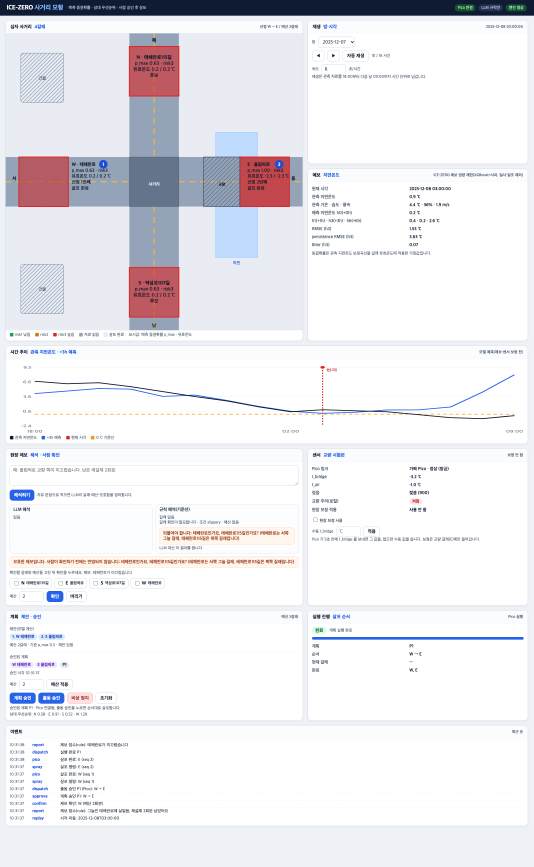
#> input picture archive/icezero_model/docs/dashboard.png, 1600 x 2600 px (shown at 1/3 size)
$ python -i capture_dashboard.py   (imports and definitions only)
#> lines starting #> are read from the running program, lines starting #| are printed output that depends on the picture
#!/usr/bin/env python3
"""가이드 PDF용 대시보드 화면을 만든다(실제 엔진, LLM 없이, 가짜 Pico).

    python3 icezero_model/docs/capture_dashboard.py   → docs/dashboard.png

서버를 임시 포트에 --no-llm --pico-serial fake로 띄운다. 기본 밤을 '일반 갈래 첫 후보' 시각까지 넘기고
제보 확인 → 계획 승인 → 출동을 실행한 뒤, 모호한 제보 하나를 남긴 상태를 Chrome headless로 찍는다.
진행 중 상태 값을 출력하므로 서버 전체 흐름의 스모크 확인도 겸한다. API 키를 쓰지 않는다.
"""
import json
import os
import subprocess
import sys
import tempfile
import time
import urllib.request

HERE = os.path.dirname(os.path.abspath(__file__))
ROOT = os.path.dirname(HERE)
sys.path.insert(0, HERE)
CHROME = "/Applications/Google Chrome.app/Contents/MacOS/Google Chrome"
PORT = 8766
OUT = os.path.join(HERE, "dashboard.png")

PORT = 8766
HEIGHT = 2600


# [66 lines left out: functions call, main, not called in this run]


def split_panels(path):
    """패널 사이 빈 줄을 찾아 위(사거리·예보)와 아래(제보·센서·계획·실행)로 잘라 저장한다."""
#> called with path = 'dashboard.png'
    import numpy as np
    from PIL import Image
    im = Image.open(path).convert("RGB")
#> im is the input picture: PIL image 1600x2600 RGB; mean R, G, B 235.5, 235.3, 239.1
    a = np.asarray(im).astype(int)
    busy = (np.abs(a - a[:, :1, :]).sum(axis=2) > 30).mean(axis=1)
#> busy = 2600 values, max 0.98 at index 1048, min 0 at index 0, mean 0.75
    spans, start = [], None
    for y in range(60, a.shape[0]):
        if busy[y] < 0.01:
            start = y if start is None else start
        elif start is not None:
            if y - start >= 5:
                spans.append((start, y))
            start = None
#> after the loop, spans = [(1023, 1037), (1332, 1346), (1817, 1831), (2162, 2176)]; start = 2478
    if len(spans) < 4:
        raise SystemExit("패널 경계를 찾지 못했다: %s" % spans)
    top = im.crop((0, 0, im.width, spans[0][0]))
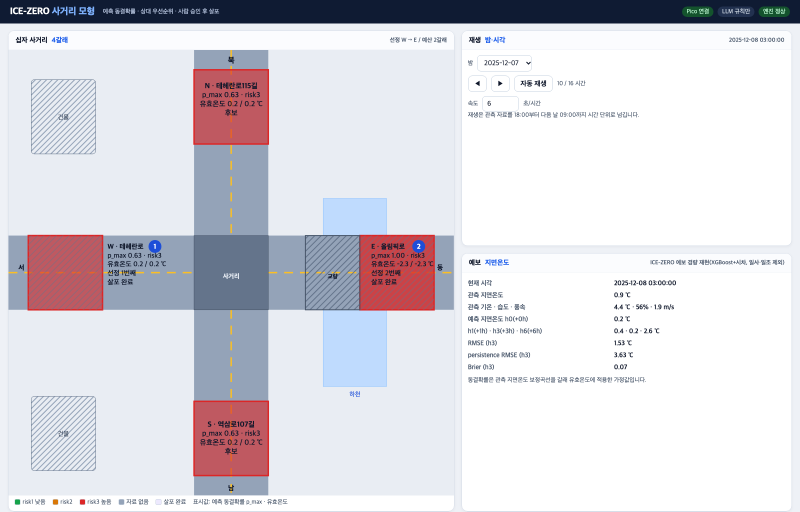
#> top: PIL image 1600x1023 RGB (shown at 1/2 size); mean R, G, B 217.8, 216.2, 222.8
    bottom = im.crop((0, spans[1][1] - 6, im.width, spans[3][0]))
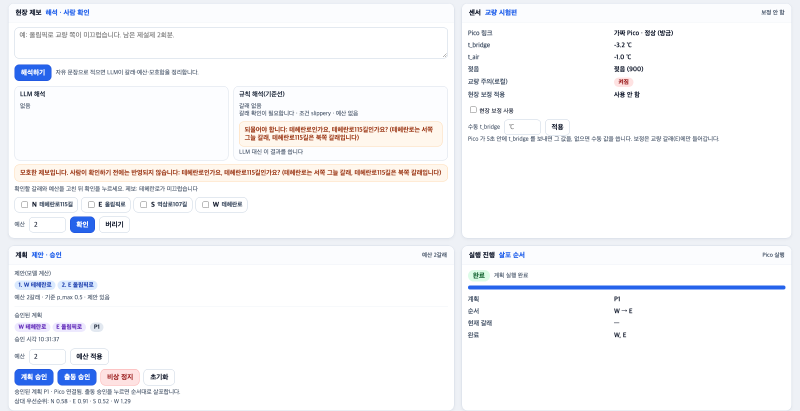
#> bottom: PIL image 1600x822 RGB (shown at 1/2 size); mean R, G, B 247, 247.4, 249.5
    top.save(os.path.join(HERE, "dashboard_top.png"))
    bottom.save(os.path.join(HERE, "dashboard_bottom.png"))
    print("잘라 저장: dashboard_top.png", top.size, "· dashboard_bottom.png", bottom.size)
#| 잘라 저장: dashboard_top.png (1600, 1023) · dashboard_bottom.png (1600, 822)


# [2 lines not run here, left out]

>>> result = split_panels('dashboard.png')
